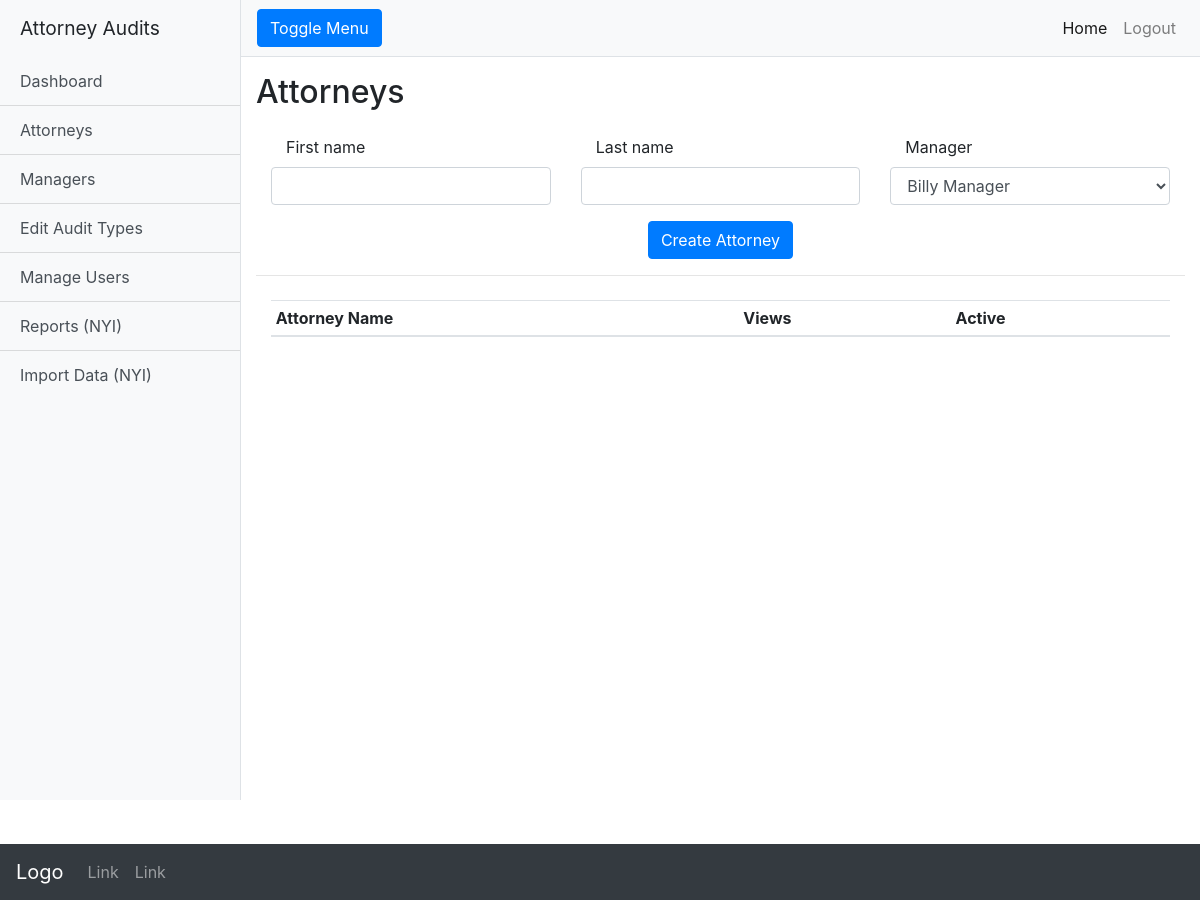
Before: /attorney/ with the older database file.
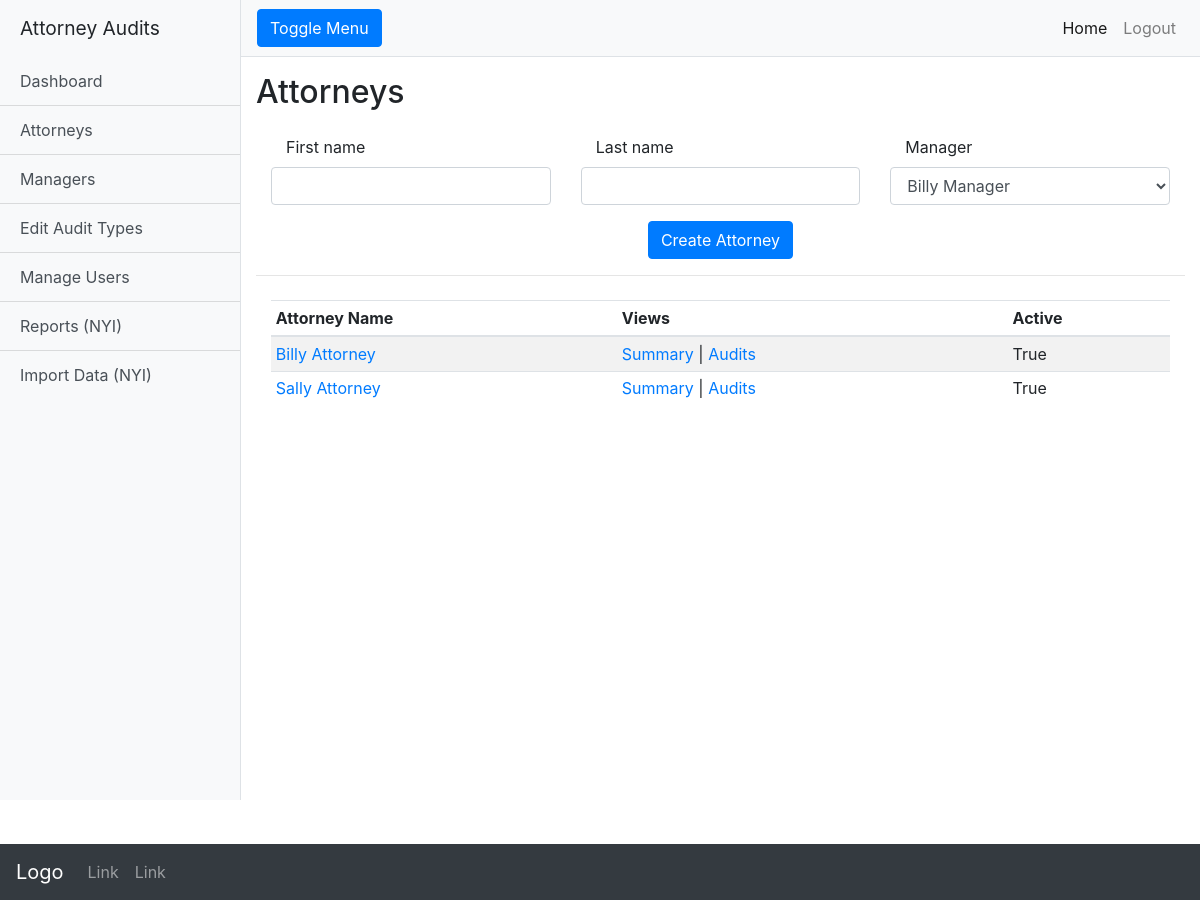
After: the same page with the newer database file.
### attorney_app/models.py (models this page shows, shortened)
class Attorney(models.Model):
    first_name = models.CharField(max_length=30)
    last_name = models.CharField(max_length=30)
    is_active = models.BooleanField(default=True)
    manager = models.ForeignKey(Manager, on_delete=models.CASCADE, related_name="attorneys")
    created_at = models.DateTimeField(auto_now_add=True)
    modified_at = models.DateTimeField(auto_now=True)

### attorney_app/views.py (the view)
# urls.py: path('', views.view_list),
def view_list(request):
    print("in attorney view_list")
    attorneys = Attorney.objects.all()
    form = AttorneyForm()
    context = {
        "attorneys": attorneys,
        "form": form,
    }
    return render(request, "attorney_list.html", context)

### attorney_app/forms.py
class AttorneyForm(forms.ModelForm):
    manager= forms.ModelChoiceField(queryset=Manager.objects.all(), empty_label=None)
    def __init__(self, *args, **kwargs):
        super(AttorneyForm, self).__init__(*args, **kwargs)
        for name in self.fields.keys():
            self.fields[name].widget.attrs.update({
                'class': 'form-control',
            })
    class Meta:
        model = Attorney
        fields = ("first_name", "last_name", "manager")

### manager_app/models.py (called while the page is built)
    def __str__(self):
        return f"{self.first_name} {self.last_name}"

### attorney_app/templates/attorney_list.html (shortened to what this page needs)
{% extends "_audit_base.html" %}
{% block content %}
  <div class="row mb-3">
    <div class="col">
      <h2>Attorneys</h2>
    </div>
  </div>
  <div class="container-fluid">
    <form id="attorney-form">
      <div class="row">
        {% for field in form %}
        <div class="form-group col-4">
          <label class="col-12">{{ field.label }}</label>
          {{ field }}
        </div>
        {% endfor %}
      </div>
      <div class="row justify-content-center">
        <input type="submit" class="btn btn-primary" value="Create Attorney" />
      </div>
  </div>
  <hr />
  <div class="row my-4">
    <div class="col">
      <div class="container-fluid">
        <table class="table table-striped table-sm" id="attorneys-table">
          <thead>
            <tr>
              <th>Attorney Name</th>
              <th>Views</th>
              <th>Active</th>
            </tr>
          </thead>
          <tbody>
            {% for attorney in attorneys %}
            <tr>
              <td><a href="/attorney/details/{{attorney.id}}">{{attorney.first_name}} {{attorney.last_name}}</a></td>
              <td>
                <a href="/attorney/summary/{{attorney.id}}">Summary</a> |
                <a href="/attorney/audits/{{attorney.id}}">Audits</a>
              </td>
              <td>{{attorney.is_active}}</td>
            </tr>
            {% endfor %}
          </tbody>
        </table>
      </div>
    </div>
  </div>
{% endblock %}

Changed rows visible on the page:
added Attorney: first_name "Billy", last_name "Attorney", is_active "True"
added Attorney: first_name "Sally", last_name "Attorney", is_active "True"
